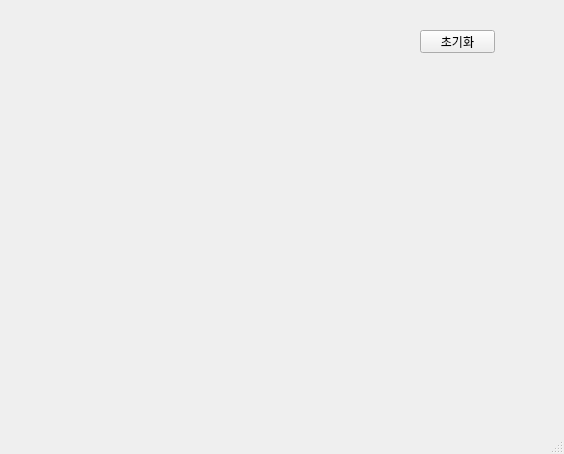
<?xml version="1.0" encoding="UTF-8"?>
<ui version="4.0">
 <class>MainWindow</class>
 <widget class="QMainWindow" name="MainWindow">
  <property name="geometry">
   <rect>
    <x>0</x>
    <y>0</y>
    <width>564</width>
    <height>454</height>
   </rect>
  </property>
  <property name="windowTitle">
   <string>MainWindow</string>
  </property>
  <property name="iconSize">
   <size>
    <width>40</width>
    <height>40</height>
   </size>
  </property>
  <property name="toolButtonStyle">
   <enum>Qt::ToolButtonTextBesideIcon</enum>
  </property>
  <widget class="QWidget" name="centralwidget">
   <widget class="QPushButton" name="pbReset">
    <property name="geometry">
     <rect>
      <x>420</x>
      <y>30</y>
      <width>75</width>
      <height>23</height>
     </rect>
    </property>
    <property name="text">
     <string>초기화</string>
    </property>
   </widget>
  </widget>
  <widget class="QMenuBar" name="menubar">
   <property name="geometry">
    <rect>
     <x>0</x>
     <y>0</y>
     <width>564</width>
     <height>21</height>
    </rect>
   </property>
  </widget>
  <widget class="QStatusBar" name="statusbar"/>
 </widget>
 <resources/>
 <connections/>
</ui>
